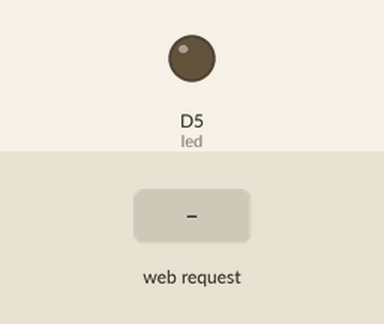
Bench run of a sketch on a simulated ESP8266 (NodeMCU). On the bench: output pins drawn as LEDs (lit = HIGH). The test bench sets the inputs (shaded band). WiFi joins after 1.5 s; servers stay silent unless stated; what the sketch prints to the serial monitor is not drawn.

Above: at 2.8 s.
2.9 s: HTTP request GET /ledonn received
At 4.1 s:
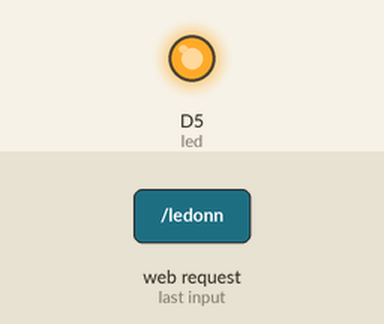
4.4 s: HTTP request GET /ledoff received
At 5.5 s:
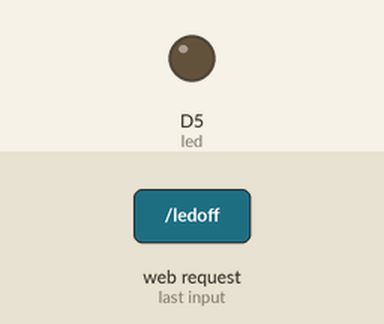
Timing chart, 0 to 7.4 s (numbered marks = the images above; inputs shaded):
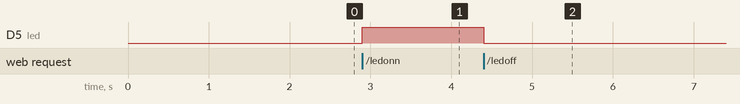

The sketch:

sketch_may28c.ino
```cpp
#include <ESP8266WiFi.h>
WiFiClient client;
WiFiServer server(80);

#define led D5

void setup() {
  Serial.begin(115200);
  WiFi.begin("M33 Gargi","gargi1234");
  while(WiFi.status() != WL_CONNECTED)
  {
    Serial.print(".....");
    delay(200);
  }
  Serial.println();
  Serial.println("nodemcu is connected");
  Serial.println(WiFi.localIP());
  server.begin();
  pinMode(led,OUTPUT);
}

void loop() {
  client= server.available();
  if (client==1)
  {
    String request = client.readStringUntil('\n');
    Serial.println(request);
    request.trim();
    if (request=="GET /ledonn HTTP/1.1")
    {
      digitalWrite(led,HIGH);
    }
    if (request=="GET /ledoff HTTP/1.1")
    {
      digitalWrite(led,LOW);
    }
  }

}
```

Measured:
- after the input at 2.9 s, D5 (led): LOW → HIGH at once
- after the input at 4.4 s, D5 (led): HIGH → LOW at once
